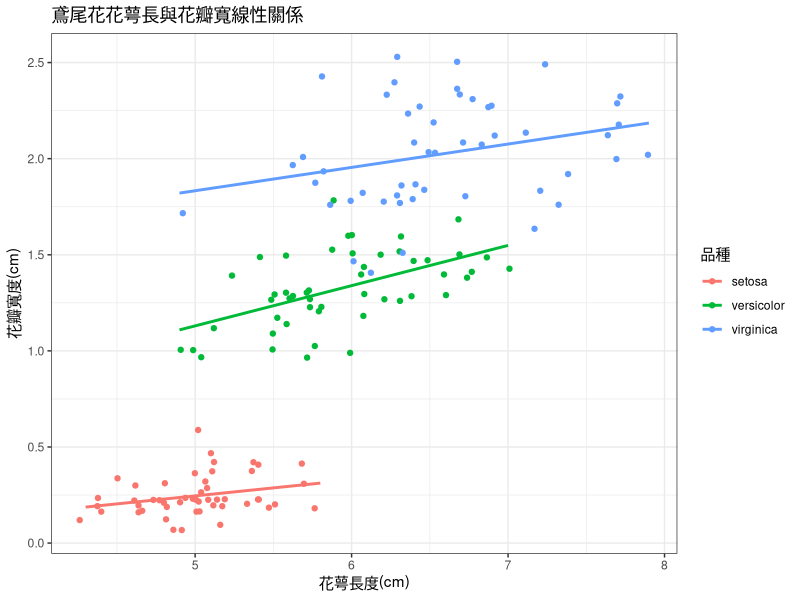

Write the R code that produced this figure.
## ---- chunk 1
print('Hello world!')
## ---- chunk 2
pkg <- 'ggplot2'
if ( pkg %in% installed.packages() == FALSE) install.packages(pkg) 
invisible(lapply(pkg, library, character.only = TRUE))

ggplot(data = iris, mapping = aes(x = Sepal.Length, y = Petal.Width, color = Species))+
  geom_jitter()+
  geom_smooth(method='lm',se=F)+
  theme_bw()+
  labs(x='花萼長度(cm)',
       y='花瓣寬度(cm)',
       color = '品種',
       title = '鳶尾花花萼長與花瓣寬線性關係')

